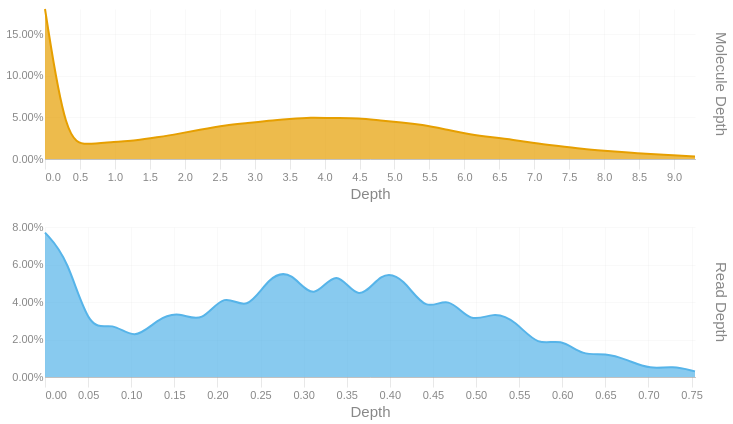

The cell this chart's notebook holds for it:
### Code cell
readdep = depth_hist(tb['Read Depth'], q99, 3)
readdep = readdep.with_columns(pl.lit('Read Depth').alias('Metric'))
if not SKIPLR:
    moldep = depth_hist(tb['Molecule Depth'], mol_q99, 1)
    moldep = moldep.with_columns(pl.lit('Molecule Depth').alias('Metric'))
    _hist = pl.concat([readdep, moldep])
    _hist = _hist.filter(pl.col('Proportion') != 0)
    with SafeRender(_hist):
        (
            alt.Chart(_hist)        
            .mark_area(interpolate = "basis")
            .encode(
                x=alt.X('Bin:Q').scale(domainMin=0).axis(alt.Axis(title='Depth')),
                y = alt.Y('Proportion:Q', title = None).axis(format = '.2%'),
                color = alt.Color('Metric:N').legend(None),
                row = alt.Row("Metric:N").header(title = None, labelOrient = 'right'),
                tooltip = [
                    alt.Tooltip("Metric:N", title = "Metric"),
                    alt.Tooltip('Interval:N', title = "Depth Interval"),
                    alt.Tooltip('Proportion:Q', title = "% Alignments").format('.2%')
                ]
            )
            .resolve_scale(x='independent', y='independent')
            .properties(
                height = 150, width = 650,
                usermeta={'embedOptions': {'downloadFileName': f'{samplename}.depth.hist'}}
            )
        ).display()
else:
    readdep = readdep.filter(pl.col('Proportion') != 0)
    with SafeRender(readdep):
        (
            alt.Chart(readdep)        
            .mark_area(interpolate = "basis")
            .encode(
                x=alt.X('Bin:Q').scale(domainMin=0).axis(alt.Axis(title='Depth')),
                y = alt.Y('Proportion:Q', title = None).axis(format = '.2%'),
                tooltip = [
                    alt.Tooltip('Interval:N', title = "Depth Interval"),
                    alt.Tooltip('Proportion:Q', title = "% Alignments").format('.2%')
                ]
            )
            .properties(
                usermeta={'embedOptions': {'downloadFileName': f'{samplename}.depth.hist'}}
            )
        ).display()

### Figure 1 — Vega-Lite specification as saved in the notebook (floating-point values rounded to 4 significant figures)
{"width": 650, "height": 150, "config": {"title": {"anchor": "start", "dy": -15, "fontSize": 18, "color": "#888888", "subtitleColor": "#888888", "subtitleFontSize": 14}, "arc": {"fill": "#0072B2"}, "axis": {"domainColor": "#888888", "domainWidth": 0.5, "gridWidth": 0.2, "grid": false, "titleFontWeight": 400, "titleFontSize": 15, "labelFontSize": 11, "labelColor": "#888888", "tickColor": "#888888", "tickWidth": 0.2, "titleColor": "#888888"}, "axisBand": {"grid": false}, "axisX": {"grid": true, "tickSize": 10, "domainCap": "round"}, "axisY": {"domain": false, "grid": true, "tickSize": 0, "domainCap": "round"}, "background": "transparent", "header": {"labelFontSize": 15, "labelColor": "#888888", "titleFontSize": 15, "titleFontWeight": 600, "titleColor": "#888888"}, "legend": {"labelFont": "sans-serif", "labelFontSize": 12, "labelColor": "#888888", "symbolSize": 100, "symbolType": "circle", "titleFontSize": 12, "titlePadding": 10, "titleColor": "#888888", "title": null}, "range": {"category": ["#E69F00", "#56B4E9", "#009E73", "#F0E442", "#0072B2", "#D55E00", "#CC79A7", "#000000"], "diverging": ["#cfe8f3", "#a2d4ec", "#73bfe2", "#46abdb", "#1696d2", "#12719e"]}, "area": {"fill": "#0072B2", "fillOpacity": 0.7, "line": true, "strokeOpacity": 0.7}, "line": {"color": "#0072B2", "stroke": "#0072B2", "strokeWidth": 2}, "trail": {"color": "#0072B2", "stroke": "#0072B2", "strokeWidth": 0, "size": 1}, "point": {"filled": true, "fillOpacity": 1.0, "size": 95}, "text": {"color": "#888888", "fontSize": 11, "align": "right", "fontWeight": 400, "size": 11}, "bar": {"fill": "#0072B2", "stroke": null}, "view": {"stroke": null, "continuousWidth": 660, "continuousHeight": 400}}, "data": {"name": "data-d4a02449837dce815b85404bffa274d0"}, "mark": {"type": "area", "interpolate": "basis"}, "encoding": {"color": {"field": "Metric", "legend": null, "type": "nominal"}, "row": {"field": "Metric", "header": {"title": null, "labelOrient": "right"}, "type": "nominal"}, "tooltip": [{"field": "Metric", "title": "Metric", "type": "nominal"}, {"field": "Interval", "title": "Depth Interval", "type": "nominal"}, {"field": "Proportion", "format": ".2%", "title": "% Alignments", "type": "quantitative"}], "x": {"axis": {"title": "Depth"}, "field": "Bin", "scale": {"domainMin": 0}, "type": "quantitative"}, "y": {"axis": {"format": ".2%"}, "field": "Proportion", "title": null, "type": "quantitative"}}, "resolve": {"scale": {"x": "independent", "y": "independent"}}, "usermeta": {"embedOptions": {"downloadFileName": "TF26LRJL0071_5B_10484332_23Y22YLT4_L7.depth.hist"}}, "$schema": "https://vega.github.io/schema/vega-lite/v6.4.1.json", "datasets": {"data-d4a02449837dce815b85404bffa274d0": [{"Bin": 0.0, "Interval": "0.0-0.026", "Proportion": 0.077, "Metric": "Read Depth"}, {"Bin": 0.026, "Interval": "0.026-0.052", "Proportion": 0.064, "Metric": "Read Depth"}, {"Bin": 0.052, "Interval": "0.052-0.078", "Proportion": 0.023, "Metric": "Read Depth"}, {"Bin": 0.078, "Interval": "0.078-0.104", "Proportion": 0.03, "Metric": "Read Depth"}, {"Bin": 0.104, "Interval": "0.104-0.13", "Proportion": 0.019, "Metric": "Read Depth"}, {"Bin": 0.13, "Interval": "0.13-0.156", "Proportion": 0.031, "Metric": "Read Depth"}, {"Bin": 0.156, "Interval": "0.156-0.182", "Proportion": 0.035, "Metric": "Read Depth"}, {"Bin": 0.182, "Interval": "0.182-0.208", "Proportion": 0.028, "Metric": "Read Depth"}, {"Bin": 0.208, "Interval": "0.208-0.234", "Proportion": 0.046, "Metric": "Read Depth"}, {"Bin": 0.234, "Interval": "0.234-0.26", "Proportion": 0.034, "Metric": "Read Depth"}, {"Bin": 0.26, "Interval": "0.26-0.286", "Proportion": 0.054, "Metric": "Read Depth"}, {"Bin": 0.286, "Interval": "0.286-0.312", "Proportion": 0.057, "Metric": "Read Depth"}, {"Bin": 0.312, "Interval": "0.312-0.338", "Proportion": 0.039, "Metric": "Read Depth"}, {"Bin": 0.338, "Interval": "0.338-0.364", "Proportion": 0.06, "Metric": "Read Depth"}, {"Bin": 0.364, "Interval": "0.364-0.39", "Proportion": 0.038, "Metric": "Read Depth"}, {"Bin": 0.39, "Interval": "0.39-0.416", "Proportion": 0.057, "Metric": "Read Depth"}, {"Bin": 0.416, "Interval": "0.416-0.442", "Proportion": 0.053, "Metric": "Read Depth"}, {"Bin": 0.442, "Interval": "0.442-0.468", "Proportion": 0.034, "Metric": "Read Depth"}, {"Bin": 0.468, "Interval": "0.468-0.494", "Proportion": 0.044, "Metric": "Read Depth"}, {"Bin": 0.494, "Interval": "0.494-0.52", "Proportion": 0.028, "Metric": "Read Depth"}, {"Bin": 0.52, "Interval": "0.52-0.546", "Proportion": 0.035, "Metric": "Read Depth"}, {"Bin": 0.546, "Interval": "0.546-0.572", "Proportion": 0.03, "Metric": "Read Depth"}, {"Bin": 0.572, "Interval": "0.572-0.598", "Proportion": 0.016, "Metric": "Read Depth"}, {"Bin": 0.598, "Interval": "0.598-0.624", "Proportion": 0.021, "Metric": "Read Depth"}, {"Bin": 0.624, "Interval": "0.624-0.65", "Proportion": 0.011, "Metric": "Read Depth"}, {"Bin": 0.65, "Interval": "0.65-0.676", "Proportion": 0.013, "Metric": "Read Depth"}, {"Bin": 0.676, "Interval": "0.676-0.702", "Proportion": 0.009, "Metric": "Read Depth"}, {"Bin": 0.702, "Interval": "0.702-0.728", "Proportion": 0.004, "Metric": "Read Depth"}, {"Bin": 0.728, "Interval": "0.728-0.754", "Proportion": 0.006, "Metric": "Read Depth"}, {"Bin": 0.754, "Interval": "0.754-0.78", "Proportion": 0.003, "Metric": "Read Depth"}, {"Bin": 0.0, "Interval": "0.0-0.3", "Proportion": 0.18, "Metric": "Molecule Depth"}, {"Bin": 0.3, "Interval": "0.3-0.6", "Proportion": 0.02, "Metric": "Molecule Depth"}, {"Bin": 0.6, "Interval": "0.6-1.0", "Proportion": 0.017, "Metric": "Molecule Depth"}, {"Bin": 1.0, "Interval": "1.0-1.3", "Proportion": 0.021, "Metric": "Molecule Depth"}, {"Bin": 1.3, "Interval": "1.3-1.6", "Proportion": 0.022, "Metric": "Molecule Depth"}, {"Bin": 1.6, "Interval": "1.6-1.9", "Proportion": 0.026, "Metric": "Molecule Depth"}, {"Bin": 1.9, "Interval": "1.9-2.2", "Proportion": 0.03, "Metric": "Molecule Depth"}, {"Bin": 2.2, "Interval": "2.2-2.6", "Proportion": 0.035, "Metric": "Molecule Depth"}, {"Bin": 2.6, "Interval": "2.6-2.9", "Proportion": 0.041, "Metric": "Molecule Depth"}, {"Bin": 2.9, "Interval": "2.9-3.2", "Proportion": 0.043, "Metric": "Molecule Depth"}, {"Bin": 3.2, "Interval": "3.2-3.5", "Proportion": 0.046, "Metric": "Molecule Depth"}, {"Bin": 3.5, "Interval": "3.5-3.8", "Proportion": 0.048, "Metric": "Molecule Depth"}, {"Bin": 3.8, "Interval": "3.8-4.1", "Proportion": 0.05, "Metric": "Molecule Depth"}, {"Bin": 4.1, "Interval": "4.1-4.5", "Proportion": 0.049, "Metric": "Molecule Depth"}, {"Bin": 4.5, "Interval": "4.5-4.8", "Proportion": 0.049, "Metric": "Molecule Depth"}, {"Bin": 4.8, "Interval": "4.8-5.1", "Proportion": 0.046, "Metric": "Molecule Depth"}, {"Bin": 5.1, "Interval": "5.1-5.4", "Proportion": 0.044, "Metric": "Molecule Depth"}, {"Bin": 5.4, "Interval": "5.4-5.7", "Proportion": 0.041, "Metric": "Molecule Depth"}, {"Bin": 5.7, "Interval": "5.7-6.1", "Proportion": 0.036, "Metric": "Molecule Depth"}, {"Bin": 6.1, "Interval": "6.1-6.4", "Proportion": 0.029, "Metric": "Molecule Depth"}, {"Bin": 6.4, "Interval": "6.4-6.7", "Proportion": 0.026, "Metric": "Molecule Depth"}, {"Bin": 6.7, "Interval": "6.7-7.0", "Proportion": 0.023, "Metric": "Molecule Depth"}, {"Bin": 7.0, "Interval": "7.0-7.3", "Proportion": 0.019, "Metric": "Molecule Depth"}, {"Bin": 7.3, "Interval": "7.3-7.7", "Proportion": 0.016, "Metric": "Molecule Depth"}, {"Bin": 7.7, "Interval": "7.7-8.0", "Proportion": 0.012, "Metric": "Molecule Depth"}, {"Bin": 8.0, "Interval": "8.0-8.3", "Proportion": 0.01, "Metric": "Molecule Depth"}, {"Bin": 8.3, "Interval": "8.3-8.6", "Proportion": 0.008, "Metric": "Molecule Depth"}, {"Bin": 8.6, "Interval": "8.6-8.9", "Proportion": 0.006, "Metric": "Molecule Depth"}, {"Bin": 8.9, "Interval": "8.9-9.3", "Proportion": 0.005, "Metric": "Molecule Depth"}, {"Bin": 9.3, "Interval": "9.3-9.57", "Proportion": 0.003, "Metric": "Molecule Depth"}]}}
